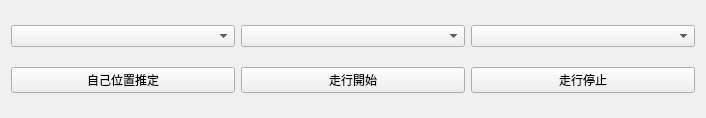
<?xml version="1.0" encoding="UTF-8"?>
<ui version="4.0">
 <class>ScUI</class>
 <widget class="QWidget" name="ScUI">
  <property name="windowModality">
   <enum>Qt::WindowModal</enum>
  </property>
  <property name="geometry">
   <rect>
    <x>0</x>
    <y>0</y>
    <width>706</width>
    <height>118</height>
   </rect>
  </property>
  <property name="sizePolicy">
   <sizepolicy hsizetype="Preferred" vsizetype="Preferred">
    <horstretch>0</horstretch>
    <verstretch>0</verstretch>
   </sizepolicy>
  </property>
  <property name="windowTitle">
   <string>TestWidget Window</string>
  </property>
  <layout class="QVBoxLayout" name="verticalLayout">
   <item>
    <layout class="QHBoxLayout" name="horizontalLayout_2">
     <item>
      <widget class="QComboBox" name="MapComboBox">
       <property name="editable">
        <bool>false</bool>
       </property>
      </widget>
     </item>
     <item>
      <widget class="QComboBox" name="Nav2GoalComboBox">
       <property name="editable">
        <bool>false</bool>
       </property>
      </widget>
     </item>
     <item>
      <widget class="QComboBox" name="MapoiRouteComboBox"/>
     </item>
    </layout>
   </item>
   <item>
    <layout class="QHBoxLayout" name="horizontalLayout">
     <item>
      <widget class="QPushButton" name="LocalizationButton">
       <property name="text">
        <string>自己位置推定</string>
       </property>
       <property name="autoDefault">
        <bool>true</bool>
       </property>
       <property name="default">
        <bool>false</bool>
       </property>
       <property name="flat">
        <bool>false</bool>
       </property>
      </widget>
     </item>
     <item>
      <widget class="QPushButton" name="RunButton">
       <property name="text">
        <string>走行開始</string>
       </property>
       <property name="autoDefault">
        <bool>true</bool>
       </property>
      </widget>
     </item>
     <item>
      <widget class="QPushButton" name="StopButton">
       <property name="acceptDrops">
        <bool>false</bool>
       </property>
       <property name="autoFillBackground">
        <bool>true</bool>
       </property>
       <property name="text">
        <string>走行停止</string>
       </property>
       <property name="autoDefault">
        <bool>true</bool>
       </property>
      </widget>
     </item>
    </layout>
   </item>
  </layout>
 </widget>
 <resources/>
 <connections/>
</ui>
